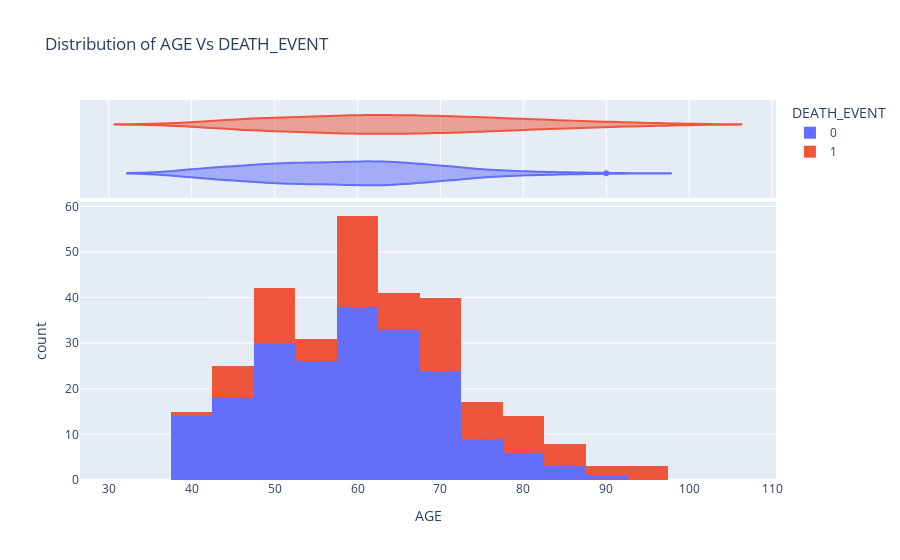

Notebook source saved alongside this figure:
### Markdown cell above
We don't have any people under 40 and above 95 years.
Age higher than 80 are very low.

### Code cell
fig = px.histogram(df.toPandas(), x="age", color="DEATH_EVENT", marginal="violin", hover_data=df.columns, 
                   title ="Distribution of AGE Vs DEATH_EVENT", 
                   labels={"age": "AGE"},
                  )
fig.show()

### Figure 1 — Plotly figure (JSON) as saved in the notebook; plotly's stock layout.template omitted (floating-point values rounded to 4 significant figures; data arrays with more than 128 entries replaced by an {"elided": "..."} marker saying what was removed)
{"data": [{"alignmentgroup": "True", "bingroup": "x", "hovertemplate": "DEATH_EVENT=0<br>AGE=%{x}<br>count=%{y}<extra></extra>", "legendgroup": "0", "marker": {"color": "#636efa", "pattern": {"shape": ""}}, "name": "0", "offsetgroup": "0", "orientation": "v", "showlegend": true, "type": "histogram", "x": {"elided": "202 float values"}, "xaxis": "x", "yaxis": "y"}, {"alignmentgroup": "True", "customdata": {"elided": "202x12 float values"}, "hovertemplate": "DEATH_EVENT=%{customdata[11]}<br>AGE=%{x}<br>anaemia=%{customdata[0]}<br>creatinine_phosphokinase=%{customdata[1]}<br>diabetes=%{customdata[2]}<br>ejection_fraction=%{customdata[3]}<br>high_blood_pressure=%{customdata[4]}<br>platelets=%{customdata[5]}<br>serum_creatinine=%{customdata[6]}<br>serum_sodium=%{customdata[7]}<br>sex=%{customdata[8]}<br>smoking=%{customdata[9]}<br>time=%{customdata[10]}<extra></extra>", "legendgroup": "0", "marker": {"color": "#636efa"}, "name": "0", "offsetgroup": "0", "scalegroup": "x", "showlegend": false, "type": "violin", "x": {"elided": "202 float values"}, "xaxis": "x2", "yaxis": "y2"}, {"alignmentgroup": "True", "bingroup": "x", "hovertemplate": "DEATH_EVENT=1<br>AGE=%{x}<br>count=%{y}<extra></extra>", "legendgroup": "1", "marker": {"color": "#EF553B", "pattern": {"shape": ""}}, "name": "1", "offsetgroup": "1", "orientation": "v", "showlegend": true, "type": "histogram", "x": [72, 75, 60, 60.67, 85, 42, 69, 90, 45, 60, 65, 58, 72, 59, 70, 75, 75, 51, 95, 48, 85, 95, 70, 90, 45, 77, 82, 70, 55, 45, 59, 68, 48, 50, 60, 80, 70, 70, 72, 80, 50, 60, 65, 45, 50, 82, 72, 65, 50, 80, 72, 50, 60, 65, 55, 50, 65, 86, 87, 60, 65, 94, 50, 75, 60, 62, 80, 69, 60, 80, 58, 68, 73, 60, 53, 85, 59, 45, 55, 60, 57, 50, 60, 70, 75, 60, 65, 49, 45, 46, 70, 60, 82, 65, 75], "xaxis": "x", "yaxis": "y"}, {"alignmentgroup": "True", "customdata": {"elided": "95x12 float values"}, "hovertemplate": "DEATH_EVENT=%{customdata[11]}<br>AGE=%{x}<br>anaemia=%{customdata[0]}<br>creatinine_phosphokinase=%{customdata[1]}<br>diabetes=%{customdata[2]}<br>ejection_fraction=%{customdata[3]}<br>high_blood_pressure=%{customdata[4]}<br>platelets=%{customdata[5]}<br>serum_creatinine=%{customdata[6]}<br>serum_sodium=%{customdata[7]}<br>sex=%{customdata[8]}<br>smoking=%{customdata[9]}<br>time=%{customdata[10]}<extra></extra>", "legendgroup": "1", "marker": {"color": "#EF553B"}, "name": "1", "offsetgroup": "1", "scalegroup": "x", "showlegend": false, "type": "violin", "x": [72, 75, 60, 60.67, 85, 42, 69, 90, 45, 60, 65, 58, 72, 59, 70, 75, 75, 51, 95, 48, 85, 95, 70, 90, 45, 77, 82, 70, 55, 45, 59, 68, 48, 50, 60, 80, 70, 70, 72, 80, 50, 60, 65, 45, 50, 82, 72, 65, 50, 80, 72, 50, 60, 65, 55, 50, 65, 86, 87, 60, 65, 94, 50, 75, 60, 62, 80, 69, 60, 80, 58, 68, 73, 60, 53, 85, 59, 45, 55, 60, 57, 50, 60, 70, 75, 60, 65, 49, 45, 46, 70, 60, 82, 65, 75], "xaxis": "x2", "yaxis": "y2"}], "layout": {"autosize": true, "barmode": "relative", "legend": {"title": {"text": "DEATH_EVENT"}, "tracegroupgap": 0}, "title": {"text": "Distribution of AGE Vs DEATH_EVENT"}, "xaxis": {"anchor": "y", "autorange": true, "domain": [0, 1], "range": [26.53, 110.5], "title": {"text": "AGE"}, "type": "linear"}, "xaxis2": {"anchor": "y2", "autorange": true, "domain": [0, 1], "matches": "x", "range": [26.53, 110.5], "showgrid": true, "showticklabels": false, "type": "linear"}, "yaxis": {"anchor": "x", "autorange": true, "domain": [0, 0.7326], "range": [0, 61.05], "title": {"text": "count"}}, "yaxis2": {"anchor": "x2", "autorange": true, "domain": [0.7426, 1], "matches": "y2", "range": [-0.5, 1.5], "showgrid": false, "showline": false, "showticklabels": false, "ticks": "", "type": "category"}}}
